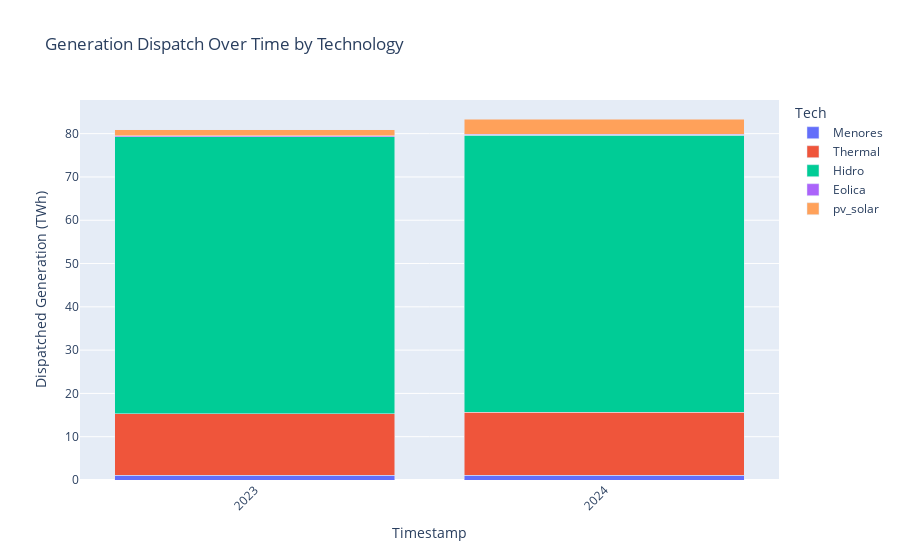

Write notebook code for a chart like this one.
### Code cell
sce.dispatched_generation(model_outputs_path, 'dispatch.csv')

### Figure 1 — Plotly figure (JSON) as saved in the notebook; plotly's stock layout.template omitted (floating-point values rounded to 4 significant figures)
{"data": [{"alignmentgroup": "True", "hovertemplate": "Tech=Menores<br>Year=%{x}<br>Dispatched Generation (MW)=%{y}<extra></extra>", "legendgroup": "Menores", "marker": {"color": "#636efa", "pattern": {"shape": ""}}, "name": "Menores", "offsetgroup": "Menores", "orientation": "v", "showlegend": true, "textposition": "auto", "type": "bar", "x": ["2023", "2024"], "xaxis": "x", "y": [1.15, 1.15], "yaxis": "y"}, {"alignmentgroup": "True", "hovertemplate": "Tech=Thermal<br>Year=%{x}<br>Dispatched Generation (MW)=%{y}<extra></extra>", "legendgroup": "Thermal", "marker": {"color": "#EF553B", "pattern": {"shape": ""}}, "name": "Thermal", "offsetgroup": "Thermal", "orientation": "v", "showlegend": true, "textposition": "auto", "type": "bar", "x": ["2023", "2024"], "xaxis": "x", "y": [14.12, 14.51], "yaxis": "y"}, {"alignmentgroup": "True", "hovertemplate": "Tech=Hidro<br>Year=%{x}<br>Dispatched Generation (MW)=%{y}<extra></extra>", "legendgroup": "Hidro", "marker": {"color": "#00cc96", "pattern": {"shape": ""}}, "name": "Hidro", "offsetgroup": "Hidro", "orientation": "v", "showlegend": true, "textposition": "auto", "type": "bar", "x": ["2023", "2024"], "xaxis": "x", "y": [64.02, 64.02], "yaxis": "y"}, {"alignmentgroup": "True", "hovertemplate": "Tech=Eolica<br>Year=%{x}<br>Dispatched Generation (MW)=%{y}<extra></extra>", "legendgroup": "Eolica", "marker": {"color": "#ab63fa", "pattern": {"shape": ""}}, "name": "Eolica", "offsetgroup": "Eolica", "orientation": "v", "showlegend": true, "textposition": "auto", "type": "bar", "x": ["2023", "2024"], "xaxis": "x", "y": [0.2146, 0.2146], "yaxis": "y"}, {"alignmentgroup": "True", "hovertemplate": "Tech=pv_solar<br>Year=%{x}<br>Dispatched Generation (MW)=%{y}<extra></extra>", "legendgroup": "pv_solar", "marker": {"color": "#FFA15A", "pattern": {"shape": ""}}, "name": "pv_solar", "offsetgroup": "pv_solar", "orientation": "v", "showlegend": true, "textposition": "auto", "type": "bar", "x": ["2023", "2024"], "xaxis": "x", "y": [1.399, 3.485], "yaxis": "y"}], "layout": {"barmode": "stack", "legend": {"title": {"text": "Tech"}, "tracegroupgap": 0}, "title": {"text": "Generation Dispatch Over Time by Technology"}, "xaxis": {"anchor": "y", "domain": [0, 1], "tickangle": -45, "title": {"text": "Timestamp"}}, "yaxis": {"anchor": "x", "domain": [0, 1], "title": {"text": "Dispatched Generation (TWh)"}}}}
